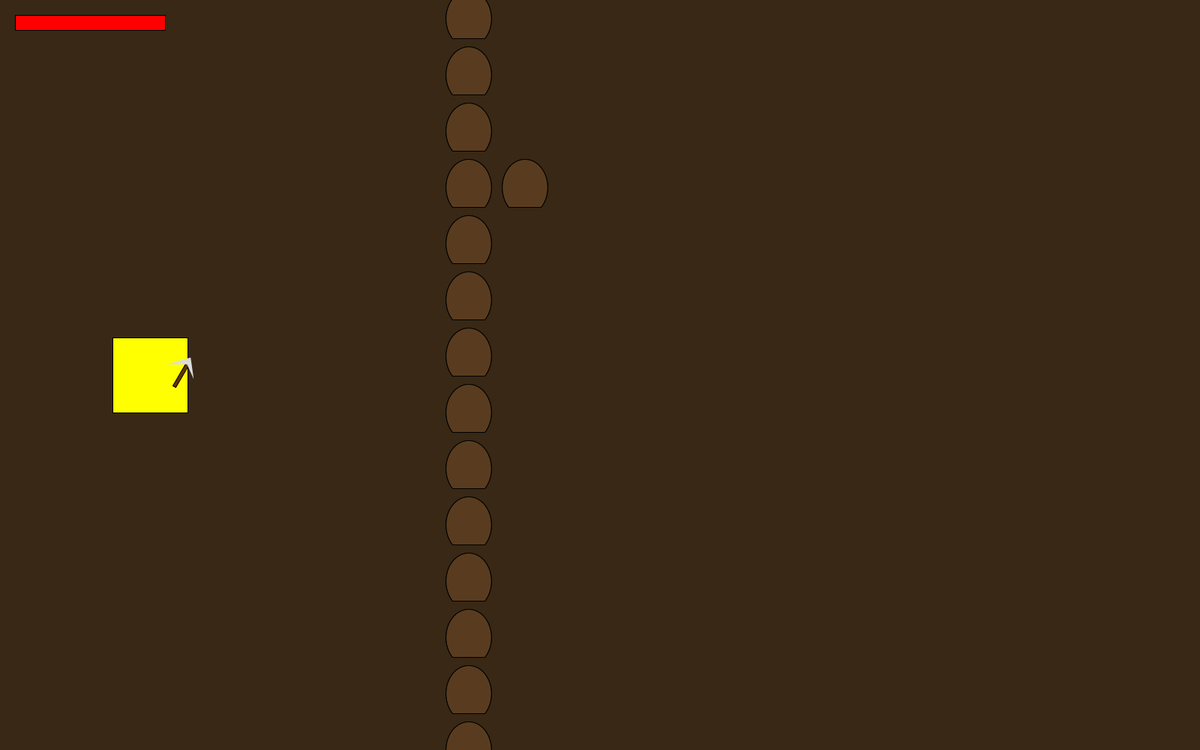
Frame 1 (no input)
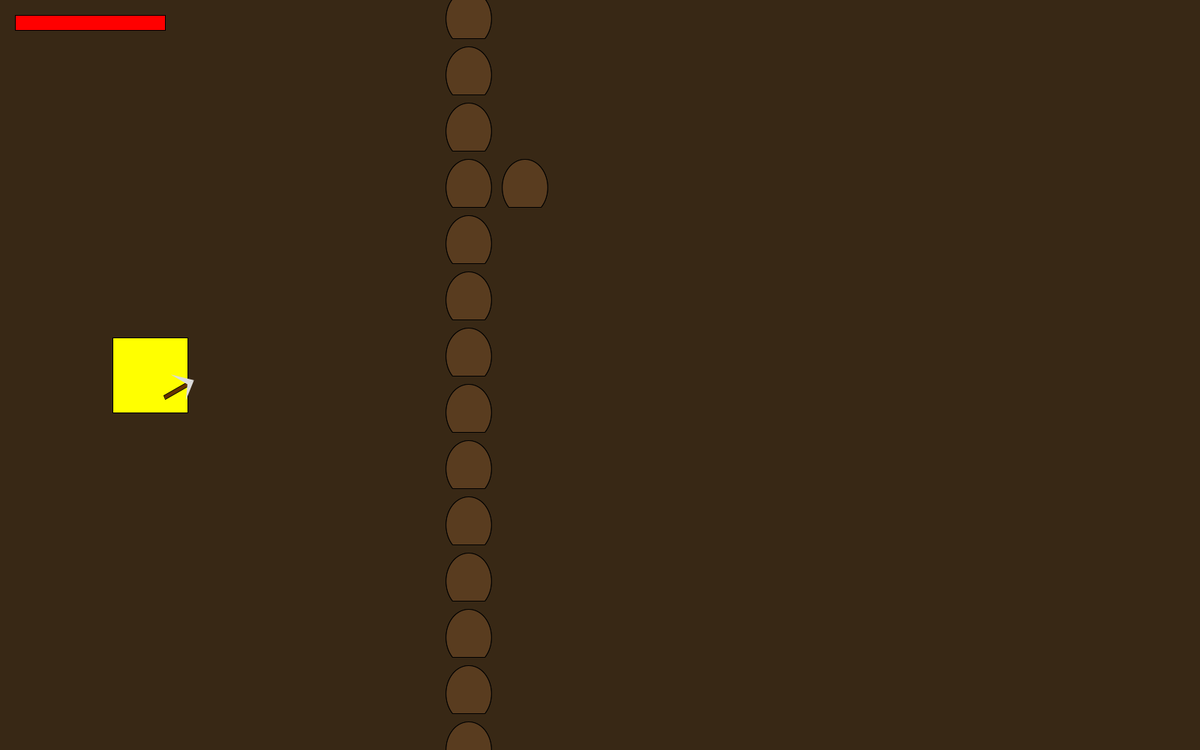
Frame 60 (the mouse pressed at the canvas centre just before this capture)
Frame 120 (the mouse held since frame 60 and released just before this capture): identical to frame 60, image omitted

The Processing sketch that drew these frames (run headless with seeded random() and noise(); from frame 60 on, the mouse is pressed at the canvas centre):

// Processing sketch: D103_Alan_Huang_Assignment4_301362439
// ── D103_Alan_Huang_Assignment4_301362439.pde
//Milestone 2 Notes:
//New features: digit mapping and crafting menu
//Sorry Level 1 features are NOT completely done, there still needs to be design of level (it's just adding 1s in certain places), and the collision for the rock should be fixed
//However there is a lot of structural progress done of the overall game (Because I need to design 9 levels with many more classes to be made)
//Digital mapping of map levels - 3x3 map planned for the future (with goal exit to win game)
//3x3 map already implemented, however only two levels are designed with rocks at the moment (although not final product)
//The only maps that have stuff are the first level and the level on the right of the starting level
//STILL NEED TO FIX ROCK COLLISION METHOD
//Crafting menu is opened by pressing 'b', it is bare bones right now, but there will be buttons and interaction with the player's materials (Need materials class)
//An example of what the materials will be is the item drops from breaking rocks and killing monsters, will give a certain material (ie; stone from rocks) then you can use that to craft something
//There will be ores that give different materials too (like coal, iron, and gold)



//Milestone 1 Notes:
//HOLD LEFT CLICK TO CHARGE SWING, RELEASE LEFT CLICK TO SWING
//New feature, melee combat style, with item drops, Obstacle clearing gameplay, multiple exits
//NOTE: Actual level 1 will have more rocks, user interface, and character models
//There will also be a different number of exits to teach level, making a Map system 
//(eg: exit on the top of the map, leads to the level mapped above the current level, as well as an exit on the right, leading to the level mapped to the right of the current level)
//There is no current goal state of the game and there is only one state (which is the current state). We can just say for milestone 1, the goal state (end) is the exit on the right. However there is no end screen

ArrayList<Enemy> enemies = new ArrayList<Enemy>();
Player p1;
ArrayList<ItemDrop> itemDrops = new ArrayList<ItemDrop>();
//ArrayList<StationaryObject> objects = new ArrayList<StationaryObject>();
//ArrayList<Rock> rocks = new ArrayList<Rock>();
GameWorld gw;
Menu craftMenu;

int numEnemies = 1;
int numRocks = 5;

//Map states
int repositionState;
final int LEFT_OF_SCREEN = 1;
final int RIGHT_OF_SCREEN = 2;
final int TOP_OF_SCREEN = 3;
final int BOTTOM_OF_SCREEN = 4;
//Which exits are existing
boolean leftExit = true;
boolean rightExit = true;
boolean topExit = true;
boolean botExit = true;

int[][] state = {
                {1, 2, 3},
                {4, 5, 6},
                {7, 8, 9}
              };

final int LEVEL_ONE_ONE = 1;
final int LEVEL_ONE_TWO = 2;
final int LEVEL_ONE_THREE = 3;
final int LEVEL_TWO_ONE = 4;
final int LEVEL_TWO_TWO = 5;
final int LEVEL_TWO_THREE = 6;
final int LEVEL_THREE_ONE = 7;
final int LEVEL_THREE_TWO = 8;
final int LEVEL_THREE_THREE = 9;

int row = 1;
int column = 0;
boolean switchLevel = false;

final int ENEMY_SOUL_DROP = 10;
final int STONE = 1;


void setup() {
  size(1600, 1000);
  for (int i = 0; i < numEnemies; i++ ) {
    enemies.add(new Enemy(new PVector(random(width/2, width),random(0, height)), new PVector(random(-2, 2), random(-2, 2))));
  }
  //for (int i = 0; i < numRocks; i++) {
  //  objects.add(new Rock(new PVector(random(width/2, width), random(0, height)))); 
  //}
  //for (int i = 0; i < numRocks; i++) {
  //  rocks.add(new Rock(new PVector(random(width/2, width), random(0, height)))); 
  //}
  p1 = new Player(new PVector(200, height/2));
  gw = new GameWorld(state[row][column]);
  craftMenu = new Menu();
}

void draw() {
  //Exit declarations
  if (column == 0) leftExit = false;
  else leftExit = true;
  
  if (column == 2) rightExit = false;
  else rightExit = true;
  
  if (row == 0) topExit = false;
  else topExit = true;
  
  if (row == 2) botExit = false;
  else botExit = true;
  
  background(56, 40, 21);
  
  if (switchLevel == true) {
    gw = new GameWorld(state[row][column]);
    switchLevel = false;
  }
  
  switch(state[row][column]) {
    case LEVEL_TWO_ONE:
    gamePlay();
    break;
    case LEVEL_TWO_TWO:
    gamePlay();
    break;
    default:
    gamePlay();
  }
  
  craftMenu.update();
}

void gamePlay() {
  gw.drawMe(p1);
  p1.update();
  
  if (up) p1.accelerate(upAcc);
  if (down) p1.accelerate(downAcc);
  if (left) p1.accelerate(leftAcc);
  if (right) p1.accelerate(rightAcc);
  
  for (int i = 0; i < enemies.size(); i++) {
    Enemy currEnemy = enemies.get(i);
    currEnemy.update();
  }
  
  //for loop for item drops
  for (int i = 0; i < itemDrops.size(); i++) {
    ItemDrop currItemDrop = itemDrops.get(i);
    currItemDrop.update();
  }
  
  //for (int i = 0; i < objects.size(); i++) {
  //  StationaryObject currObject = objects.get(i);
  //  currObject.update();
  //  if (currObject.objectType == currObject.ROCK_TYPE) { //code for rocks
  //  }
  //}
  
  for(int i = 0; i < gw.objects.size(); i++) {
    StationaryObject currObject = gw.objects.get(i);
    currObject.update();
  }
  
  drawExits();
  p1.drawHealthBar();
}

void drawExits(){
  fill(0, 255, 0);
  if (leftExit == true) {
    rect(-p1.pos.x + 1*75 + 0, -p1.pos.y + 14*75 - 30, 5, 60);
    //collision detection
    if (p1.pos.x - p1.entityWidth/2 < -p1.pos.x + 1*75 + 5 &&
        p1.pos.x + p1.entityWidth/2 > -p1.pos.x + 1*75 + 0 &&
        p1.pos.y - p1.entityHeight/2 < -p1.pos.y + 14*75 + 30 &&
        p1.pos.y + p1.entityHeight/2 > -p1.pos.y + 14*75 - 30) {
          //if collided, reposition at the opposite side of the screen (as if entered a new level)
       repositionState = RIGHT_OF_SCREEN;
       p1.repositionPlayer();
       column--;
       switchLevel = true;
    }
  }
  if (rightExit == true) { //REPLACED WIDTH WITH 42*75 (RIGHT BOUNDARY)
    rect(-p1.pos.x + 42*75 - 5, -p1.pos.y + 14*75 - 30, 5, 60);
    if (p1.pos.x - p1.entityWidth/2 < -p1.pos.x + 42*75 &&
        p1.pos.x + p1.entityWidth/2 > -p1.pos.x + 42*75 - 5 &&
        p1.pos.y - p1.entityHeight/2 < -p1.pos.y + 14*75 + 30 &&
        p1.pos.y + p1.entityHeight/2 > -p1.pos.y + 14*75 - 30) {
       repositionState = LEFT_OF_SCREEN;
       p1.repositionPlayer();
       column++;
       switchLevel = true;
    }
  }
  if (topExit == true) {
    rect(-p1.pos.x + 21*75 - 30, -p1.pos.y + 1*75 + 0, 60, 5);
    if (p1.pos.x - p1.entityWidth/2 < -p1.pos.x + 21*75 + 30 &&
        p1.pos.x + p1.entityWidth/2 > -p1.pos.x + 21*75 - 30 &&
        p1.pos.y - p1.entityHeight/2 < -p1.pos.y + 1*75 + 5 &&
        p1.pos.y + p1.entityHeight/2 > -p1.pos.y + 1*75 + 0) {
       repositionState = BOTTOM_OF_SCREEN;
       p1.repositionPlayer();
       row--;
       switchLevel = true;
    }
  }
  if (botExit == true) {
    rect(-p1.pos.x + 21*75 - 30, -p1.pos.y + 25*75 - 5, 60, 5);
    if (p1.pos.x - p1.entityWidth/2 < -p1.pos.x + 21*75 + 30 &&
        p1.pos.x + p1.entityWidth/2 > -p1.pos.x + 21*75 - 30 &&
        p1.pos.y - p1.entityHeight/2 < -p1.pos.y + 25*75 &&
        p1.pos.y + p1.entityHeight/2 > -p1.pos.y + 25*75 - 5) {
       repositionState = TOP_OF_SCREEN;
       p1.repositionPlayer();
       row++;
       switchLevel = true;
    }
  }
}

// ── Enemy.pde
class Enemy extends Entity {
  boolean alive = true;
  boolean drop = false;
  
  Enemy(PVector pos, PVector vel) {
    super(pos, vel);
    health = 15;
    entityWidth = 50;
    entityHeight = 100;
  }
  
  void drawMe() {
    //Character for now (need to get character model)
    fill(0, 255, 0);
    rect(pos.x - entityWidth/2, pos.y - entityHeight/2, entityWidth, entityHeight);
  }
  
  void drawMe(Player p) {
    //Character for now (need to get character model)
    fill(0, 255, 0);
    rect(-p.pos.x + pos.x - entityWidth/2, -p.pos.y + pos.y - entityHeight/2, entityWidth, entityHeight);
  }
  
  void update() {
    super.update();
    drawMe(p1);
    //println(health);
    if (health < 0) {
      itemDrops.add(new ItemDrop(pos, ENEMY_SOUL_DROP)); 
      enemies.remove(this);
    }
  }
  
}

// ── Entity.pde
class Entity {
  PVector pos, vel;
  int health;
  float entityWidth;
  float entityHeight;
  
  Entity(PVector pos, PVector vel) {
    this.pos = pos;
    this.vel = vel;
    health = 10;
  }
  
  //Add detect stationaryObject() method soon
  
  void detectWalls() {
    //Left wall
    if (pos.x < entityWidth/2) {
      pos.x = entityWidth/2;
    }
    //Right wall
    if (pos.x > width - entityWidth/2) {
      pos.x = width - entityWidth/2;
    }
    //Top wall
    if (pos.y < entityHeight/2) {
      pos.y = entityHeight/2;
    }
    //Bottom wall
    if (pos.y > height - entityHeight/2) {
      pos.y = height - entityHeight/2;
    }
  }
  
  void moveCharacter() {
    pos.add(vel);   
  }
  
  void accelerate(PVector a){
    vel.add(a);
  }
  
  void update() {
    detectWalls();
    moveCharacter();
  }
  //void update(Player p) { //For other subclasses than Player
  //  detectWalls();
  //  moveCharacter();
  //}
  
  void drawMe() {
    //placeholder
  }
  
  boolean hitCharacter(Entity other) {
    return (pos.x - entityWidth/2 < other.pos.x + other.entityWidth/2 &&
            pos.x + entityWidth/2 > other.pos.x - other.entityWidth/2 &&
            pos.y - entityHeight/2 < other.pos.y + other.entityHeight/2 &&
            pos.y + entityHeight/2 > other.pos.y - other.entityHeight/2);
  }
  
  
  
  
}

// ── GameWorld.pde
class GameWorld{
  
  static final int TILE_EMPTY = 0;
  static final int TILE_ROCK = 1;
  static final int TILE_ORE = 2;
  static final int TILE_TREASURE = 3;
  
  static final int TILE_SIZE = 75;
  static final int ROCK_SIZE_WIDTH = 60;
  static final int ROCK_SIZE_HEIGHT = 75;
  static final int ORE_SIZE = 75;
  static final int TREASURE_SIZE = 75;
  
  static final int MAP_TWO_ONE = 1; // starting map (Row two, column one on the 2D map) 
  int currentMap = 0;
  
  
  ArrayList<StationaryObject> objects = new ArrayList<StationaryObject>();
  
  
  int[][] map1 = 
  {
  {0, 0, 0, 0, 0, 0, 0, 0, 0, 0, 0, 0, 0, 0, 0, 0, 0, 0, 0, 0, 0, 0, 0, 0, 0, 0, 0, 0, 0, 0, 0, 0, 0, 0, 0, 0, 0, 0, 0, 0, 0, 0, 0, 0},
  {0, 1, 1, 1, 1, 1, 1, 1, 1, 1, 1, 1, 1, 1, 1, 1, 1, 1, 1, 1, 1, 1, 1, 1, 1, 1, 1, 1, 1, 1, 1, 1, 1, 1, 1, 1, 1, 1, 1, 1, 1, 1, 1, 0},
  {0, 1, 0, 0, 0, 0, 0, 0, 0, 0, 0, 1, 0, 0, 0, 0, 0, 0, 0, 0, 0, 0, 0, 0, 0, 0, 0, 0, 0, 0, 0, 0, 0, 0, 0, 0, 0, 0, 0, 0, 0, 0, 1, 0},
  {0, 1, 0, 0, 0, 0, 0, 0, 0, 0, 0, 1, 0, 0, 0, 0, 0, 0, 0, 0, 0, 0, 0, 0, 0, 0, 0, 0, 0, 0, 0, 0, 0, 0, 0, 0, 0, 0, 0, 0, 0, 0, 1, 0},
  {0, 1, 0, 0, 0, 0, 0, 0, 0, 0, 0, 1, 0, 0, 0, 0, 0, 0, 0, 0, 0, 0, 0, 0, 0, 0, 0, 0, 0, 0, 0, 0, 0, 0, 0, 0, 0, 0, 0, 0, 0, 0, 1, 0},
  {0, 1, 0, 0, 0, 0, 0, 0, 0, 0, 0, 1, 0, 0, 0, 0, 0, 0, 0, 0, 0, 0, 0, 0, 0, 0, 0, 0, 0, 0, 0, 0, 0, 0, 0, 0, 0, 0, 0, 0, 0, 0, 1, 0},
  {0, 1, 0, 0, 0, 0, 0, 0, 0, 0, 0, 1, 0, 0, 0, 0, 0, 0, 0, 0, 0, 0, 0, 0, 0, 0, 0, 0, 0, 0, 0, 0, 0, 0, 0, 0, 0, 0, 0, 0, 0, 0, 1, 0},
  {0, 1, 0, 0, 0, 0, 0, 0, 0, 0, 0, 1, 0, 0, 0, 0, 0, 0, 0, 0, 0, 0, 0, 0, 0, 0, 0, 0, 0, 0, 0, 0, 0, 0, 0, 0, 0, 0, 0, 0, 0, 0, 1, 0},
  {0, 1, 0, 0, 0, 0, 0, 0, 0, 0, 0, 1, 0, 0, 0, 0, 0, 0, 0, 0, 0, 0, 0, 0, 0, 0, 0, 0, 0, 0, 0, 0, 0, 0, 0, 0, 0, 0, 0, 0, 0, 0, 1, 0},
  {0, 1, 0, 0, 0, 0, 0, 0, 0, 0, 0, 1, 0, 0, 0, 0, 0, 0, 0, 0, 0, 0, 0, 0, 0, 0, 0, 0, 0, 0, 0, 0, 0, 0, 0, 0, 0, 0, 0, 0, 0, 0, 1, 0},
  {0, 1, 0, 0, 0, 0, 0, 0, 0, 0, 0, 1, 1, 0, 0, 0, 0, 0, 0, 0, 0, 0, 0, 0, 0, 0, 0, 0, 0, 0, 0, 0, 0, 0, 0, 0, 0, 0, 0, 0, 0, 0, 1, 0},
  {0, 1, 0, 0, 0, 0, 0, 0, 0, 0, 0, 1, 0, 0, 0, 0, 0, 0, 0, 0, 0, 0, 0, 0, 0, 0, 0, 0, 0, 0, 0, 0, 0, 0, 0, 0, 0, 0, 0, 0, 0, 0, 1, 0},
  {0, 1, 0, 0, 0, 0, 0, 0, 0, 0, 0, 1, 0, 0, 0, 0, 0, 0, 0, 0, 0, 0, 0, 0, 0, 0, 0, 0, 0, 0, 0, 0, 0, 0, 0, 0, 0, 0, 0, 0, 0, 0, 1, 0},
  {0, 1, 0, 0, 0, 0, 0, 0, 0, 0, 0, 1, 0, 0, 0, 0, 0, 0, 0, 0, 0, 0, 0, 0, 0, 0, 0, 0, 0, 0, 0, 0, 0, 0, 0, 0, 0, 0, 0, 0, 0, 0, 1, 0},
  {0, 1, 0, 0, 0, 0, 0, 0, 0, 0, 0, 1, 0, 0, 0, 0, 0, 0, 0, 0, 0, 0, 0, 0, 0, 0, 0, 0, 0, 0, 0, 0, 0, 0, 0, 0, 0, 0, 0, 0, 0, 0, 1, 0},
  {0, 1, 0, 0, 0, 0, 0, 0, 0, 0, 0, 1, 0, 0, 0, 0, 0, 0, 0, 0, 0, 0, 0, 0, 0, 0, 0, 0, 0, 0, 0, 0, 0, 0, 0, 0, 0, 0, 0, 0, 0, 0, 1, 0},
  {0, 1, 0, 0, 0, 0, 0, 0, 0, 0, 0, 1, 0, 0, 0, 0, 0, 0, 0, 0, 0, 0, 0, 0, 0, 0, 0, 0, 0, 0, 0, 0, 0, 0, 0, 0, 0, 0, 0, 0, 0, 0, 1, 0},
  {0, 1, 0, 0, 0, 0, 0, 0, 0, 0, 0, 1, 0, 0, 0, 0, 0, 0, 0, 0, 0, 0, 0, 0, 0, 0, 0, 0, 0, 0, 0, 0, 0, 0, 0, 0, 0, 0, 0, 0, 0, 0, 1, 0},
  {0, 1, 0, 0, 0, 0, 0, 0, 0, 0, 0, 1, 0, 0, 0, 0, 0, 0, 0, 0, 0, 0, 0, 0, 0, 0, 0, 0, 0, 0, 0, 0, 0, 0, 0, 0, 0, 0, 0, 0, 0, 0, 1, 0},
  {0, 1, 0, 0, 0, 0, 0, 0, 0, 0, 0, 1, 0, 0, 0, 0, 0, 0, 0, 0, 0, 0, 0, 0, 0, 0, 0, 0, 0, 0, 0, 0, 0, 0, 0, 0, 0, 0, 0, 0, 0, 0, 1, 0},
  {0, 1, 0, 0, 0, 0, 0, 0, 0, 0, 0, 1, 0, 0, 0, 0, 0, 0, 0, 0, 0, 0, 0, 0, 0, 0, 0, 0, 0, 0, 0, 0, 0, 0, 0, 0, 0, 0, 0, 0, 0, 0, 1, 0},
  {0, 1, 0, 0, 0, 0, 0, 0, 0, 0, 0, 1, 0, 0, 0, 0, 0, 0, 0, 0, 0, 0, 0, 0, 0, 0, 0, 0, 0, 0, 0, 0, 0, 0, 0, 0, 0, 0, 0, 0, 0, 0, 1, 0},
  {0, 1, 0, 0, 0, 0, 0, 0, 0, 0, 0, 1, 0, 0, 0, 0, 0, 0, 0, 0, 0, 0, 0, 0, 0, 0, 0, 0, 0, 0, 0, 0, 0, 0, 0, 0, 0, 0, 0, 0, 0, 0, 1, 0},
  {0, 1, 0, 0, 0, 0, 0, 0, 0, 0, 0, 1, 0, 0, 0, 0, 0, 0, 0, 0, 0, 0, 0, 0, 0, 0, 0, 0, 0, 0, 0, 0, 0, 0, 0, 0, 0, 0, 0, 0, 0, 0, 1, 0},
  {0, 1, 0, 0, 0, 0, 0, 0, 0, 0, 0, 1, 0, 0, 0, 0, 0, 0, 0, 0, 0, 0, 0, 0, 0, 0, 0, 0, 0, 0, 0, 0, 0, 0, 0, 0, 0, 0, 0, 0, 0, 0, 1, 0},
  {0, 1, 1, 1, 1, 1, 1, 1, 1, 1, 1, 1, 1, 1, 1, 1, 1, 1, 1, 1, 1, 1, 1, 1, 1, 1, 1, 1, 1, 1, 1, 1, 1, 1, 1, 1, 1, 1, 1, 1, 1, 1, 1, 0},
  {0, 0, 0, 0, 0, 0, 0, 0, 0, 0, 0, 0, 0, 0, 0, 0, 0, 0, 0, 0, 0, 0, 0, 0, 0, 0, 0, 0, 0, 0, 0, 0, 0, 0, 0, 0, 0, 0, 0, 0, 0, 0, 0, 0}
  };
  
  int[][] map2 = 
  {
  {0, 0, 0, 0, 0, 0, 0, 0, 0, 0, 0, 0, 0, 0, 0, 0, 0, 0, 0, 0, 0, 0, 0, 0, 0, 0, 0, 0, 0, 0, 0, 0, 0, 0, 0, 0, 0, 0, 0, 0, 0, 0, 0, 0},
  {0, 1, 1, 1, 1, 1, 1, 1, 1, 1, 1, 1, 1, 1, 1, 1, 1, 1, 1, 1, 1, 1, 1, 1, 1, 1, 1, 1, 1, 1, 1, 1, 1, 1, 1, 1, 1, 1, 1, 1, 1, 1, 1, 0},
  {0, 1, 0, 0, 0, 0, 0, 0, 0, 0, 0, 0, 0, 0, 0, 0, 0, 0, 0, 0, 0, 0, 0, 0, 0, 0, 0, 0, 0, 0, 0, 0, 0, 0, 0, 0, 0, 0, 0, 0, 0, 0, 1, 0},
  {0, 1, 0, 0, 0, 0, 0, 0, 0, 0, 0, 0, 0, 0, 0, 0, 0, 0, 0, 0, 0, 0, 0, 0, 0, 0, 0, 0, 0, 0, 0, 0, 0, 0, 0, 0, 0, 0, 0, 0, 0, 0, 1, 0},
  {0, 1, 0, 0, 0, 0, 0, 0, 0, 0, 0, 0, 0, 0, 0, 0, 0, 0, 0, 0, 0, 0, 0, 0, 0, 0, 0, 0, 0, 0, 0, 0, 0, 0, 0, 0, 0, 0, 0, 0, 0, 0, 1, 0},
  {0, 1, 0, 0, 0, 0, 0, 0, 0, 0, 0, 1, 0, 0, 0, 0, 0, 0, 0, 0, 0, 0, 0, 0, 0, 0, 0, 0, 0, 0, 0, 0, 0, 0, 0, 0, 0, 0, 0, 0, 0, 0, 1, 0},
  {0, 1, 0, 0, 0, 0, 0, 0, 0, 0, 0, 1, 0, 0, 0, 0, 0, 0, 0, 0, 0, 0, 0, 0, 0, 0, 0, 0, 0, 0, 0, 0, 0, 0, 0, 0, 0, 0, 0, 0, 0, 0, 1, 0},
  {0, 1, 0, 0, 0, 0, 0, 0, 0, 0, 0, 1, 0, 0, 0, 0, 0, 0, 0, 0, 0, 0, 0, 0, 0, 0, 0, 0, 0, 0, 0, 0, 0, 0, 0, 0, 0, 0, 0, 0, 0, 0, 1, 0},
  {0, 1, 0, 0, 0, 0, 0, 0, 0, 0, 0, 1, 0, 0, 0, 0, 0, 0, 0, 0, 0, 0, 0, 0, 0, 0, 0, 0, 0, 0, 0, 0, 0, 0, 0, 0, 0, 0, 0, 0, 0, 0, 1, 0},
  {0, 1, 0, 0, 0, 0, 0, 0, 0, 0, 0, 1, 0, 0, 0, 1, 0, 0, 0, 0, 0, 0, 0, 0, 0, 0, 0, 0, 0, 0, 0, 0, 0, 0, 0, 0, 0, 0, 0, 0, 0, 0, 1, 0},
  {0, 1, 0, 0, 0, 0, 0, 0, 0, 0, 0, 1, 1, 0, 0, 1, 0, 0, 0, 0, 0, 0, 0, 0, 0, 0, 0, 0, 0, 0, 0, 0, 0, 0, 0, 0, 0, 0, 0, 0, 0, 0, 1, 0},
  {0, 1, 0, 0, 0, 0, 0, 0, 0, 0, 0, 1, 0, 0, 0, 1, 0, 0, 0, 0, 0, 0, 0, 0, 0, 0, 0, 0, 0, 0, 0, 0, 0, 0, 0, 0, 0, 0, 0, 0, 0, 0, 1, 0},
  {0, 1, 0, 0, 0, 0, 0, 0, 0, 0, 0, 0, 0, 0, 0, 1, 0, 0, 0, 0, 0, 0, 0, 0, 0, 0, 0, 0, 0, 0, 0, 0, 0, 0, 0, 0, 0, 0, 0, 0, 0, 0, 1, 0},
  {0, 1, 0, 0, 0, 0, 0, 0, 0, 0, 0, 0, 0, 0, 0, 0, 0, 0, 0, 0, 0, 0, 0, 0, 0, 0, 0, 0, 0, 0, 0, 0, 0, 0, 0, 0, 0, 0, 0, 0, 0, 0, 1, 0},
  {0, 1, 0, 0, 0, 0, 0, 0, 0, 0, 0, 0, 0, 0, 0, 0, 0, 0, 0, 0, 0, 0, 0, 0, 0, 0, 0, 0, 0, 0, 0, 0, 0, 0, 0, 0, 0, 0, 0, 0, 0, 0, 1, 0},
  {0, 1, 0, 0, 0, 0, 0, 0, 0, 0, 0, 0, 0, 0, 0, 0, 0, 0, 0, 0, 0, 0, 0, 0, 0, 0, 0, 0, 0, 0, 0, 0, 0, 0, 0, 0, 0, 0, 0, 0, 0, 0, 1, 0},
  {0, 1, 0, 0, 0, 0, 0, 0, 0, 0, 0, 1, 0, 0, 0, 1, 0, 0, 0, 0, 0, 0, 0, 0, 0, 0, 0, 0, 0, 0, 0, 0, 0, 0, 0, 0, 0, 0, 0, 0, 0, 0, 1, 0},
  {0, 1, 0, 0, 0, 0, 0, 0, 0, 0, 0, 0, 0, 0, 0, 1, 1, 0, 0, 0, 0, 0, 0, 0, 0, 0, 0, 0, 0, 0, 0, 0, 0, 0, 0, 0, 0, 0, 0, 0, 0, 0, 1, 0},
  {0, 1, 0, 0, 0, 0, 0, 0, 0, 0, 0, 1, 0, 0, 0, 1, 1, 0, 0, 0, 0, 0, 0, 0, 0, 0, 0, 0, 0, 0, 0, 0, 0, 0, 0, 0, 0, 0, 0, 0, 0, 0, 1, 0},
  {0, 1, 0, 0, 0, 0, 0, 0, 0, 0, 0, 0, 0, 0, 0, 1, 0, 0, 0, 0, 0, 0, 0, 0, 0, 0, 0, 0, 0, 0, 0, 0, 0, 0, 0, 0, 0, 0, 0, 0, 0, 0, 1, 0},
  {0, 1, 0, 0, 0, 0, 0, 0, 0, 0, 0, 1, 0, 0, 0, 0, 0, 0, 0, 0, 0, 0, 0, 0, 0, 0, 0, 0, 0, 0, 0, 0, 0, 0, 0, 0, 0, 0, 0, 0, 0, 0, 1, 0},
  {0, 1, 0, 0, 0, 0, 0, 0, 0, 0, 0, 1, 0, 0, 0, 0, 0, 0, 0, 0, 0, 0, 0, 0, 0, 0, 0, 0, 0, 0, 0, 0, 0, 0, 0, 0, 0, 0, 0, 0, 0, 0, 1, 0},
  {0, 1, 0, 0, 0, 0, 0, 0, 0, 0, 0, 1, 0, 0, 0, 0, 0, 0, 0, 0, 0, 0, 0, 0, 0, 0, 0, 0, 0, 0, 0, 0, 0, 0, 0, 0, 0, 0, 0, 0, 0, 0, 1, 0},
  {0, 1, 0, 0, 0, 0, 0, 0, 0, 0, 0, 1, 0, 0, 0, 0, 0, 0, 0, 0, 0, 0, 0, 0, 0, 0, 0, 0, 0, 0, 0, 0, 0, 0, 0, 0, 0, 0, 0, 0, 0, 0, 1, 0},
  {0, 1, 0, 0, 0, 0, 0, 0, 0, 0, 0, 1, 0, 0, 0, 0, 0, 0, 0, 0, 0, 0, 0, 0, 0, 0, 0, 0, 0, 0, 0, 0, 0, 0, 0, 0, 0, 0, 0, 0, 0, 0, 1, 0},
  {0, 1, 1, 1, 1, 1, 1, 1, 1, 1, 1, 1, 1, 1, 1, 1, 1, 1, 1, 1, 1, 1, 1, 1, 1, 1, 1, 1, 1, 1, 1, 1, 1, 1, 1, 1, 1, 1, 1, 1, 1, 1, 1, 0},
  {0, 0, 0, 0, 0, 0, 0, 0, 0, 0, 0, 0, 0, 0, 0, 0, 0, 0, 0, 0, 0, 0, 0, 0, 0, 0, 0, 0, 0, 0, 0, 0, 0, 0, 0, 0, 0, 0, 0, 0, 0, 0, 0, 0}
  };
  
  //Map Template - 1's are boundaries
  //  {
  //{0, 0, 0, 0, 0, 0, 0, 0, 0, 0, 0, 0, 0, 0, 0, 0, 0, 0, 0, 0, 0, 0, 0, 0, 0, 0, 0, 0, 0, 0, 0, 0, 0, 0, 0, 0, 0, 0, 0, 0, 0, 0, 0, 0},
  //{0, 1, 1, 1, 1, 1, 1, 1, 1, 1, 1, 1, 1, 1, 1, 1, 1, 1, 1, 1, 1, 1, 1, 1, 1, 1, 1, 1, 1, 1, 1, 1, 1, 1, 1, 1, 1, 1, 1, 1, 1, 1, 1, 0},
  //{0, 1, 0, 0, 0, 0, 0, 0, 0, 0, 0, 0, 0, 0, 0, 0, 0, 0, 0, 0, 0, 0, 0, 0, 0, 0, 0, 0, 0, 0, 0, 0, 0, 0, 0, 0, 0, 0, 0, 0, 0, 0, 1, 0},
  //{0, 1, 0, 0, 0, 0, 0, 0, 0, 0, 0, 0, 0, 0, 0, 0, 0, 0, 0, 0, 0, 0, 0, 0, 0, 0, 0, 0, 0, 0, 0, 0, 0, 0, 0, 0, 0, 0, 0, 0, 0, 0, 1, 0},
  //{0, 1, 0, 0, 0, 0, 0, 0, 0, 0, 0, 0, 0, 0, 0, 0, 0, 0, 0, 0, 0, 0, 0, 0, 0, 0, 0, 0, 0, 0, 0, 0, 0, 0, 0, 0, 0, 0, 0, 0, 0, 0, 1, 0},
  //{0, 1, 0, 0, 0, 0, 0, 0, 0, 0, 0, 0, 0, 0, 0, 0, 0, 0, 0, 0, 0, 0, 0, 0, 0, 0, 0, 0, 0, 0, 0, 0, 0, 0, 0, 0, 0, 0, 0, 0, 0, 0, 1, 0},
  //{0, 1, 0, 0, 0, 0, 0, 0, 0, 0, 0, 0, 0, 0, 0, 0, 0, 0, 0, 0, 0, 0, 0, 0, 0, 0, 0, 0, 0, 0, 0, 0, 0, 0, 0, 0, 0, 0, 0, 0, 0, 0, 1, 0},
  //{0, 1, 0, 0, 0, 0, 0, 0, 0, 0, 0, 0, 0, 0, 0, 0, 0, 0, 0, 0, 0, 0, 0, 0, 0, 0, 0, 0, 0, 0, 0, 0, 0, 0, 0, 0, 0, 0, 0, 0, 0, 0, 1, 0},
  //{0, 1, 0, 0, 0, 0, 0, 0, 0, 0, 0, 0, 0, 0, 0, 0, 0, 0, 0, 0, 0, 0, 0, 0, 0, 0, 0, 0, 0, 0, 0, 0, 0, 0, 0, 0, 0, 0, 0, 0, 0, 0, 1, 0},
  //{0, 1, 0, 0, 0, 0, 0, 0, 0, 0, 0, 0, 0, 0, 0, 0, 0, 0, 0, 0, 0, 0, 0, 0, 0, 0, 0, 0, 0, 0, 0, 0, 0, 0, 0, 0, 0, 0, 0, 0, 0, 0, 1, 0},
  //{0, 1, 0, 0, 0, 0, 0, 0, 0, 0, 0, 0, 0, 0, 0, 0, 0, 0, 0, 0, 0, 0, 0, 0, 0, 0, 0, 0, 0, 0, 0, 0, 0, 0, 0, 0, 0, 0, 0, 0, 0, 0, 1, 0},
  //{0, 1, 0, 0, 0, 0, 0, 0, 0, 0, 0, 0, 0, 0, 0, 0, 0, 0, 0, 0, 0, 0, 0, 0, 0, 0, 0, 0, 0, 0, 0, 0, 0, 0, 0, 0, 0, 0, 0, 0, 0, 0, 1, 0},
  //{0, 1, 0, 0, 0, 0, 0, 0, 0, 0, 0, 0, 0, 0, 0, 0, 0, 0, 0, 0, 0, 0, 0, 0, 0, 0, 0, 0, 0, 0, 0, 0, 0, 0, 0, 0, 0, 0, 0, 0, 0, 0, 1, 0},
  //{0, 1, 0, 0, 0, 0, 0, 0, 0, 0, 0, 0, 0, 0, 0, 0, 0, 0, 0, 0, 0, 0, 0, 0, 0, 0, 0, 0, 0, 0, 0, 0, 0, 0, 0, 0, 0, 0, 0, 0, 0, 0, 1, 0},
  //{0, 1, 0, 0, 0, 0, 0, 0, 0, 0, 0, 0, 0, 0, 0, 0, 0, 0, 0, 0, 0, 0, 0, 0, 0, 0, 0, 0, 0, 0, 0, 0, 0, 0, 0, 0, 0, 0, 0, 0, 0, 0, 1, 0},
  //{0, 1, 0, 0, 0, 0, 0, 0, 0, 0, 0, 0, 0, 0, 0, 0, 0, 0, 0, 0, 0, 0, 0, 0, 0, 0, 0, 0, 0, 0, 0, 0, 0, 0, 0, 0, 0, 0, 0, 0, 0, 0, 1, 0},
  //{0, 1, 0, 0, 0, 0, 0, 0, 0, 0, 0, 0, 0, 0, 0, 0, 0, 0, 0, 0, 0, 0, 0, 0, 0, 0, 0, 0, 0, 0, 0, 0, 0, 0, 0, 0, 0, 0, 0, 0, 0, 0, 1, 0},
  //{0, 1, 0, 0, 0, 0, 0, 0, 0, 0, 0, 0, 0, 0, 0, 0, 0, 0, 0, 0, 0, 0, 0, 0, 0, 0, 0, 0, 0, 0, 0, 0, 0, 0, 0, 0, 0, 0, 0, 0, 0, 0, 1, 0},
  //{0, 1, 0, 0, 0, 0, 0, 0, 0, 0, 0, 0, 0, 0, 0, 0, 0, 0, 0, 0, 0, 0, 0, 0, 0, 0, 0, 0, 0, 0, 0, 0, 0, 0, 0, 0, 0, 0, 0, 0, 0, 0, 1, 0},
  //{0, 1, 0, 0, 0, 0, 0, 0, 0, 0, 0, 0, 0, 0, 0, 0, 0, 0, 0, 0, 0, 0, 0, 0, 0, 0, 0, 0, 0, 0, 0, 0, 0, 0, 0, 0, 0, 0, 0, 0, 0, 0, 1, 0},
  //{0, 1, 0, 0, 0, 0, 0, 0, 0, 0, 0, 0, 0, 0, 0, 0, 0, 0, 0, 0, 0, 0, 0, 0, 0, 0, 0, 0, 0, 0, 0, 0, 0, 0, 0, 0, 0, 0, 0, 0, 0, 0, 1, 0},
  //{0, 1, 0, 0, 0, 0, 0, 0, 0, 0, 0, 0, 0, 0, 0, 0, 0, 0, 0, 0, 0, 0, 0, 0, 0, 0, 0, 0, 0, 0, 0, 0, 0, 0, 0, 0, 0, 0, 0, 0, 0, 0, 1, 0},
  //{0, 1, 0, 0, 0, 0, 0, 0, 0, 0, 0, 0, 0, 0, 0, 0, 0, 0, 0, 0, 0, 0, 0, 0, 0, 0, 0, 0, 0, 0, 0, 0, 0, 0, 0, 0, 0, 0, 0, 0, 0, 0, 1, 0},
  //{0, 1, 0, 0, 0, 0, 0, 0, 0, 0, 0, 0, 0, 0, 0, 0, 0, 0, 0, 0, 0, 0, 0, 0, 0, 0, 0, 0, 0, 0, 0, 0, 0, 0, 0, 0, 0, 0, 0, 0, 0, 0, 1, 0},
  //{0, 1, 0, 0, 0, 0, 0, 0, 0, 0, 0, 0, 0, 0, 0, 0, 0, 0, 0, 0, 0, 0, 0, 0, 0, 0, 0, 0, 0, 0, 0, 0, 0, 0, 0, 0, 0, 0, 0, 0, 0, 0, 1, 0},
  //{0, 1, 1, 1, 1, 1, 1, 1, 1, 1, 1, 1, 1, 1, 1, 1, 1, 1, 1, 1, 1, 1, 1, 1, 1, 1, 1, 1, 1, 1, 1, 1, 1, 1, 1, 1, 1, 1, 1, 1, 1, 1, 1, 0},
  //{0, 0, 0, 0, 0, 0, 0, 0, 0, 0, 0, 0, 0, 0, 0, 0, 0, 0, 0, 0, 0, 0, 0, 0, 0, 0, 0, 0, 0, 0, 0, 0, 0, 0, 0, 0, 0, 0, 0, 0, 0, 0, 0, 0}
  //};
  
  
  GameWorld(int mapLevel) {
    
    switch(mapLevel) {
      case LEVEL_TWO_ONE:
      for(int i = 0; i < map1.length; i++) {
        for (int j = 0; j < map1[i].length; j++) {
          switch(map1[i][j]) {
          case TILE_ROCK:
            objects.add(new Rock(new PVector(j*TILE_SIZE, i*TILE_SIZE), new PVector(ROCK_SIZE_WIDTH, ROCK_SIZE_HEIGHT)));
            break;
          
          case TILE_ORE:
            break;
          
          case TILE_TREASURE:
            break;
          
          default:
            break;
          }
        }
      }
      break;
      case LEVEL_TWO_TWO:
      for(int i = 0; i < map2.length; i++) {
        for (int j = 0; j < map2[i].length; j++) {
          switch(map2[i][j]) {
          case TILE_ROCK:
            objects.add(new Rock(new PVector(j*TILE_SIZE, i*TILE_SIZE), new PVector(ROCK_SIZE_WIDTH, ROCK_SIZE_HEIGHT)));
            break;
          
          case TILE_ORE:
            break;
          
          case TILE_TREASURE:
            break;
          
          default:
            break;
          }
        }
      }
      break;
        
    }
  }
  
  void drawMe() {
    for (int i = 0; i < objects.size(); i++) {
      StationaryObject obj = objects.get(i);
      obj.drawMe();
    }
  }
  
  void drawMe(Player p) {
    
    for (int i = 0; i < objects.size(); i++) {
      StationaryObject obj = objects.get(i);
      obj.update();
      if (obj instanceof Rock) {
        //println(-p1.pos.x + obj.pos.x, -p1.pos.y + obj.pos.y);
      }
    }
  }
  
}

// ── Input.pde
//Keyboard controls
float speed = 2;
PVector upAcc = new PVector(0, -speed);
PVector downAcc = new PVector(0, speed);
PVector leftAcc = new PVector(-speed, 0);
PVector rightAcc = new PVector(speed, 0);
boolean up, down, left, right;
boolean mouseReleased = false;
void keyPressed() {
  if (key == 'w') up = true;
  else if (key == 's') down = true;
  else if (key == 'a') left = true;
  else if (key == 'd') right = true;
  
  if (key == 'b' && craftMenu.open == false) craftMenu.open = true;
  else if (key == 'b' && craftMenu.open == true) craftMenu.open = false;
}
void keyReleased() {
  if (key == 'w') up = false;
  else if (key == 's') down = false;
  else if (key == 'a') left = false;
  else if (key == 'd') right = false;
  
}
//Mouse controls
void mousePressed() {
  if (mouseButton == LEFT) {
    p1.attack = true;
    p1.pickaxeReset = false;
    mouseReleased = false;
  }
}
void mouseReleased() {
  p1.attack = false;
  mouseReleased = true;
}

// ── ItemDrop.pde
class ItemDrop {
  PVector pos;
  int itemType;
  int dim; //It will be circular
  
  ItemDrop(PVector pos, int itemType) {
    this.pos = pos;
    this.itemType = itemType;
    dim = 25;
  }
  
  boolean detectPickup(Player p) { //Using box collision detection
    return (p.pos.x - p.entityWidth/2 < -p.pos.x + pos.x + dim &&
            p.pos.x + p.entityWidth/2 > -p.pos.x + pos.x - dim &&
            p.pos.y - p.entityHeight/2 < -p.pos.y + pos.y + dim &&
            p.pos.y + p.entityHeight/2 > -p.pos.y + pos.y - dim);
  }
  
  void update() {
    drawMe(p1);
    if (detectPickup(p1)) {
      //insert add to player inventory code here
      
      itemDrops.remove(this);
    }
  }
  
  void drawMe() {
    fill(120, 20, 120);
    circle(pos.x, pos.y, dim);
  }
  
  void drawMe(Player p) {
    fill(120, 20, 120);
    pushMatrix();
    translate(-p.pos.x + pos.x, -p.pos.y + pos.y);
    circle(0, 0, dim);
    popMatrix();
  }
}

// ── Menu.pde
class Menu {
  boolean open;
  
  Menu() {
    open = false;
  }
  
  void update() {
    if (open) {
      drawMe();
    }
  }
  
  void drawMe() {
    fill(180);
    stroke(0);
    strokeWeight(1);
    rect(20, 20, 800, 900);
    fill(255, 0, 0);
    textAlign(CENTER);
    textSize(64);
    text("Crafting Menu", 400, 100);
    textSize(32);
    text("Furnace - ", 110, 300);
    text("Stone: " + "/8", 300, 300); //Insert player materials here
  }
}

// ── Player.pde
class Player extends Entity {
  final int STONE_PICKAXE = 1;
  
  int pickaxeType = STONE_PICKAXE;
  
  int maxHealth;
  float healthPercentage;
  int gracePeriod = 60;
  boolean hit = false;
  
  float damp = 0.8;
  
  boolean attack = false;
  float pickaxeRotation = 0.0;
  boolean pickaxeReset = true; //Original position of pickaxe
  PVector pickaxeSwingHitboxCenter;
  int pickaxeSwingHitboxSize;
  
  
  Player(PVector pos) {
    super(pos, new PVector(0, 0));
    health = 10;
    maxHealth = health;
    healthPercentage = 1;
    entityWidth = 100;
    entityHeight = 100;
    
    pickaxeSwingHitboxSize = 150;
  }
  
  void drawMe() {
    //Character for now (need to get character model)
    fill(255, 255, 0);
    pushMatrix();
    translate(pos.x, pos.y);
    rect(-entityWidth/2, -entityHeight/2, entityWidth, entityHeight);
    
    rotate(radians(pickaxeRotation));
    //Pickaxe
    pushMatrix();
    translate(50, -20);
    rotate(radians(30));
    //Handle
    fill(102, 51, 0);
    rect(0, 0, 5, 40);
    
    //Pickaxe Head
    fill(220);
    noStroke();
    triangle(3, 5, -20, 18, 2, -5);
    triangle(2, 5, 20, 18, 2, -5);
    popMatrix();
    
    
    popMatrix();
  }
  
  void update() {
    super.update();
    drawMe();
    
    vel.mult(damp);
    pickaxeSwingHitboxCenter = new PVector(pos.x + 50, pos.y - 20);
    
    for (int i = 0; i < enemies.size(); i++) {
      Enemy currEnemy = enemies.get(i);
      //Collision with enemy
      if (hitCharacter(currEnemy) && gracePeriod == 60) {
        health--;
        updateHealthPercentage();
        hit = true;
      }
      //Swing on enemy
      detectSwing(currEnemy);
    }
    
    for (int i = 0; i < gw.objects.size(); i++) {
      StationaryObject currObject = gw.objects.get(i);
      if (currObject instanceof Rock) {
        detectSwing((Rock)currObject);
      }
    }
    
    if (hit) {
      gracePeriod--;
      if (gracePeriod < 0) {
        gracePeriod = 60;
        hit = false;
      }
    }
    
    
    //Pickaxe animations
    
    //Uncomment code below to see pickaxe swing hitbox
    //fill(255, 0, 255);
    //circle(pickaxeSwingHitboxCenter.x, pickaxeSwingHitboxCenter.y, pickaxeSwingHitboxSize);
    
    if (mouseButton == LEFT && attack == true) {
      pickaxeRotation -= 2;
      if (pickaxeRotation < -60) {
        pickaxeRotation = -60;
      }
    }
    if (attack == false) {
      pickaxeRotation += 20;
      if (pickaxeRotation > 30) {
        pickaxeRotation = 30;
        pickaxeReset = true;
      }
    }
    
    
  }
  
  void detectSwing(Entity other) {
    //The pickaxe swing is a circle collision system vs the character model's box collision system, for simplicity, I will just use the other's position
    if (dist(pickaxeSwingHitboxCenter.x, pickaxeSwingHitboxCenter.y, -pos.x + other.pos.x, -pos.y + other.pos.y) < pickaxeSwingHitboxSize && pickaxeReset == false && mouseReleased == true) { //pickaxeReset and mouseReleased are conditions of swinging motion
      //println("detected");
      other.health -= 3;
    }
  }
  void detectSwing(Rock r) {
    if (dist(pickaxeSwingHitboxCenter.x, pickaxeSwingHitboxCenter.y, -pos.x + r.pos.x, -pos.y + r.pos.y) < pickaxeSwingHitboxSize && pickaxeReset == false && mouseReleased == true) {
      r.health -= 3;
    }
  }
  
  void drawHealthBar() {
    //Imported from Lab Challenge 9 of IAT 167
    int healthBarWidth = 200;
    pushMatrix();
    fill(0, 64);
    translate(20, 20);
    rect(0, 0, healthBarWidth, 20); //container for health
    fill(255, 0, 0, 255);
    rect(0, 0, healthBarWidth * healthPercentage, 20); //health bar
    popMatrix();
  }
  
  void updateHealthPercentage() {
    healthPercentage=(float)health/maxHealth;
  }
  
  void repositionPlayer() {
    switch (repositionState) {
      case LEFT_OF_SCREEN:
      pos.x = 100;
      pos.y = height/2;
      break;
      
      case RIGHT_OF_SCREEN:
      pos.x = width - 100;
      pos.y = height/2;
      break;
      
      case TOP_OF_SCREEN:
      pos.x = width/2;
      pos.y = 100;
      break;
      
      case BOTTOM_OF_SCREEN:
      pos.x = width/2;
      pos.y = height - 100;
      break;
    }
  }
  
}

// ── Rock.pde
class Rock extends StationaryObject {
  int health;
  
  Rock(PVector pos, PVector dim) {
    super(pos, dim);
    objectType = ROCK_TYPE;
    //dim = new PVector(60, 75);
    health = 10;
  }
  
  void drawMe() {
    pushMatrix();
    fill(89, 60, 31);
    translate(pos.x, pos.y);
    arc(0, 0, dim.x, dim.y, 3*PI/4, 9*PI/4, CHORD);
    
    popMatrix();
  }
  
  void drawMe(Player p) {
    pushMatrix();
    fill(89, 60, 31);
    stroke(0);
    strokeWeight(1);
    translate(-p.pos.x + pos.x, -p.pos.y + pos.y);
    arc(0, 0, dim.x, dim.y, 3*PI/4, 9*PI/4, CHORD);
    
    popMatrix();
  }
  
  void update() {
    super.update(p1);
    if (health < 0) {
      itemDrops.add(new ItemDrop(pos, STONE));
      gw.objects.remove(this);
    }
  }
}

// ── StationaryObject.pde
class StationaryObject {
  PVector pos, dim;
  int objectType;
  
  final int ROCK_TYPE = 1;
  
  StationaryObject(PVector pos, PVector dim){
    this.pos = pos;
    this.dim = dim;
  }
  
  void handleCollision(Entity other) { //NEEDS FIXING
    if (detectCollision(other) && pos.x - dim.x/2 < other.pos.x + other.entityWidth/2) {
      //Collision on left side
      println("left");
      other.pos.x = pos.x - dim.x/2 - other.entityWidth/2;
    }
    if (detectCollision(other) && pos.x + dim.x/2 > other.pos.x - other.entityWidth/2) {
      //Collision on the right side
      println("right");
      other.pos.x = pos.x + dim.x/2 + other.entityWidth/2;
    }
    if (detectCollision(other) && pos.y + dim.y/2 > other.pos.y - other.entityHeight/2) {
      //Collision on the bottom side
      println("bot");
      other.pos.y = pos.y + dim.x/2 + other.entityHeight/2;
    }
    if (detectCollision(other) && pos.y - dim.y/2 < other.pos.y + other.entityHeight/2) {
      //Collision on the top side
      println("top");
      other.pos.y = pos.y - dim.x/2 - other.entityHeight/2;
    }
  }
  
  boolean detectCollision(Entity other) {
    return (pos.x - dim.x/2 < other.pos.x + other.entityWidth/2 &&
            pos.x + dim.x/2 > other.pos.x - other.entityWidth/2 &&
            pos.y + dim.y/2 > other.pos.y - other.entityHeight/2 &&
            pos.y - dim.y/2 < other.pos.y + other.entityHeight/2);
  }
  
  void drawMe() {
    //placeholder
  }
  void drawMe(Player p) {
    //placeholder
  }
  
  void update() {
    drawMe();
  }
  void update(Player p) {
    drawMe(p);
    for (int i = 0; i < enemies.size(); i++) {
      Enemy currEnemy = enemies.get(i);
      handleCollision(currEnemy);
    }
    //handleCollision(p1);
  }
}
